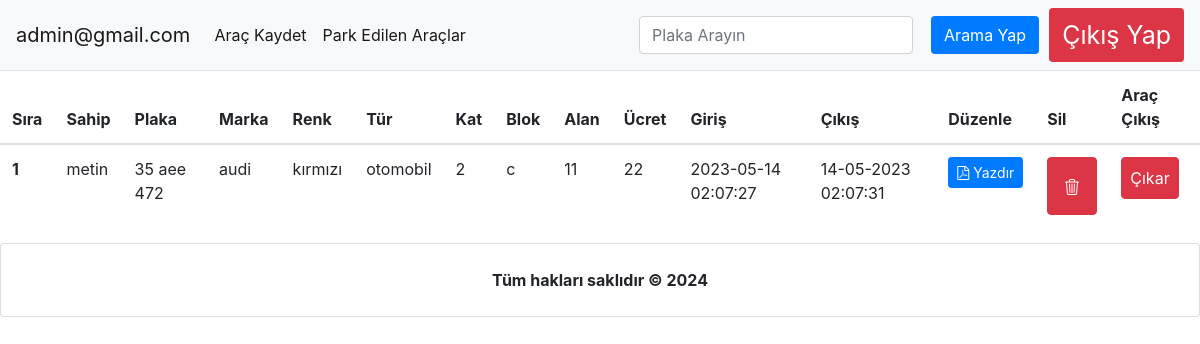
The page /otopark_otomasyon1/admin/parkedenarac.php (signed in) on the database its author committed.
### tables this page shows
CREATE TABLE `admingiris` (
  `kullanici_id` int(11) NOT NULL,
  `kullanici_mail` varchar(55) NOT NULL,
  `kullanici_sifre` varchar(55) NOT NULL
);

CREATE TABLE `arac_kayit` (
  `arac_id` int(11) NOT NULL,
  `arac_sahip` varchar(50) NOT NULL,
  `arac_plaka` varchar(15) NOT NULL,
  `arac_marka` varchar(30) NOT NULL,
  `arac_renk` varchar(30) NOT NULL,
  `arac_tur` varchar(30) NOT NULL,
  `arac_kat` varchar(15) NOT NULL,
  `arac_blok` varchar(15) NOT NULL,
  `arac_alan` varchar(100) NOT NULL,
  `arac_giris_tarih` datetime NOT NULL DEFAULT current_timestamp(),
  `arac_cikis_tarih` varchar(55) NOT NULL,
  `ucret` int(11) NOT NULL
);

### otopark_otomasyon1/admin/parkedenarac.php (the view, shortened to what this page needs)
<?php
include 'baglan.php';
$kullanicicek = $db -> prepare('SELECT * FROM admingiris WHERE kullanici_mail=:kullanici_mail');
$kullanicicek -> execute([
    'kullanici_mail' => $_SESSION['userkullanici_mail']
]);
$kaydet = $kullanicicek -> fetch(PDO::FETCH_ASSOC);
?>
<!doctype html>
<html lang="en">
  <head>
    <link rel="stylesheet" href="https://cdn.jsdelivr.net/npm/normalize.css@8.0.0/normalize.min.css">
    <link rel="stylesheet" href="https://cdn.jsdelivr.net/npm/bootstrap@4.1.3/dist/css/bootstrap.min.css">
    <link rel="stylesheet" href="https://cdn.jsdelivr.net/npm/font-awesome@4.7.0/css/font-awesome.min.css">
    <link rel="stylesheet" href="https://cdn.jsdelivr.net/gh/lykmapipo/themify-icons@0.1.2/css/themify-icons.css">
    <link rel="stylesheet" href="https://cdn.jsdelivr.net/npm/pixeden-stroke-7-icon@1.2.3/pe-icon-7-stroke/dist/pe-icon-7-stroke.min.css">
    <link rel="stylesheet" href="https://cdnjs.cloudflare.com/ajax/libs/flag-icon-css/3.2.0/css/flag-icon.min.css">
    <link rel="stylesheet" href="https://stackpath.bootstrapcdn.com/bootstrap/4.3.1/css/bootstrap.min.css">
  </head>
  <body>
  <nav class="navbar navbar-expand-lg navbar-light bg-light">
  <a class="navbar-brand" href="arackayit.php"><?php echo $kaydet['kullanici_mail']; ?></a>
  <div class="collapse navbar-collapse" id="navbarSupportedContent">
    <ul class="navbar-nav mr-auto">
      <li class="nav-item active">
        <a class="nav-link" href="arackayit.php">Araç Kaydet<span class="sr-only">(current)</span></a>
      </li>
      <li class="nav-item active">
      <a class="nav-link" href="parkedenarac.php">Park Edilen Araçlar<span class="sr-only">(current)</span></a>
      </li>
    </ul>
    <form class="form-inline my-2 my-lg-0 " method="post" >
    <input class="form-control mr-sm-2" type="search" placeholder="Plaka Arayın" name="plaka" aria-label="Search">
    <button class="btn bg-primary my-2 my-sm-0  " type="submit" style="margin:10px; color:white;"><i class="bi bi-search"></i>  Arama Yap</button>
      <button class="btn bg-danger my-2 my-sm-0 " type="submit"><a href="cikis.php" style ="color:white;text-decoration: none;font-size:25px;">Çıkış Yap </a><i class="bi bi-box-arrow-right" style="font-size:26px;color:white;"></i></button>
    </form>
  </div>
</nav>
<table class="table">
  <thead>
    <tr>
      <th scope="col">Sıra</th>
      <th scope="col">Sahip</th>
      <th scope="col">Plaka</th>
      <th scope="col">Marka</th>
      <th scope="col">Renk</th>
      <th scope="col">Tür</th>
      <th scope="col">Kat</th>
      <th scope="col">Blok</th>
      <th scope="col">Alan</th>
      <th scope="col">Ücret</th>
      <th scope="col">Giriş</th>
      <th scope="col">Çıkış</th>
      <th scope="col">Düzenle</th>
      <th scope="col">Sil</th>
      <th scope="col">Araç Çıkış</th>
    </tr>
  </thead>
  <?php
$sorgu = $db->query('SELECT * FROM arac_kayit');
$sirano = 0;
foreach ($sorgu as $kaydet ) {
    $sirano = ++$sirano;
    $id = $kaydet['arac_id'];
    $sahip = $kaydet['arac_sahip'];
    $plaka = $kaydet['arac_plaka'];
    $marka = $kaydet['arac_marka'];
    $renk = $kaydet['arac_renk'];
    $tur = $kaydet['arac_tur'];
    $kat = $kaydet['arac_kat'];
    $blok = $kaydet['arac_blok'];
    $alan = $kaydet['arac_alan'];
    $ucret = $kaydet['ucret'];
    $tarih = $kaydet['arac_giris_tarih'];
    $cikis = $kaydet['arac_cikis_tarih'];
?>
  <tbody>
    <tr>
      <th ><?php echo $sirano ?></th>
      <td><?php echo $sahip?></td>
      <td><?php echo $plaka?></td>
      <td><?php echo $marka?></td>
      <td><?php echo $renk?></td>
      <td><?php echo $tur?></td>
      <td><?php echo $kat?></td>
      <td><?php echo $blok?></td>
      <td><?php echo $alan?></td>
      <td><?php echo $ucret?></td>
      <td><?php echo $tarih?></td>
      <td><?php echo $cikis?></td>
      <td><a target="_blank" href="print-details.php?arac_id=<?=$row['arac_id']?>" class="btn btn-sm btn-primary"> <i class="fa fa-file-pdf-o"></i> Yazdır</a></td>
      <td><a href="sil.php?id=<?php echo $id; ?>" class="btn btn-danger p-3"></a></td>
                            <td><a href="araccikis.php?id=<?php echo $id; ?>" class="btn  btn-danger p-2">Çıkar</a></td>
    </tr>
  </tbody>
  <?php }?>
</table>
 <div class="text-center">
   <div class="card p-4">
     <b>Tüm hakları saklıdır  &copy; <?php  echo date("Y"); ?> </b>
   </div>
 </div>
  </body>
</html>

### rows shown on the page
admingiris: kullanici_mail "admin@gmail.com"
arac_kayit: arac_sahip "metin", arac_plaka "35 aee 472", arac_marka "audi", arac_renk "kırmızı", arac_tur "otomobil", arac_kat "2", arac_blok "c", arac_alan "11", ucret "22", arac_giris_tarih "2023-05-14 02:07:27", arac_cikis_tarih "14-05-2023 02:07:31"
